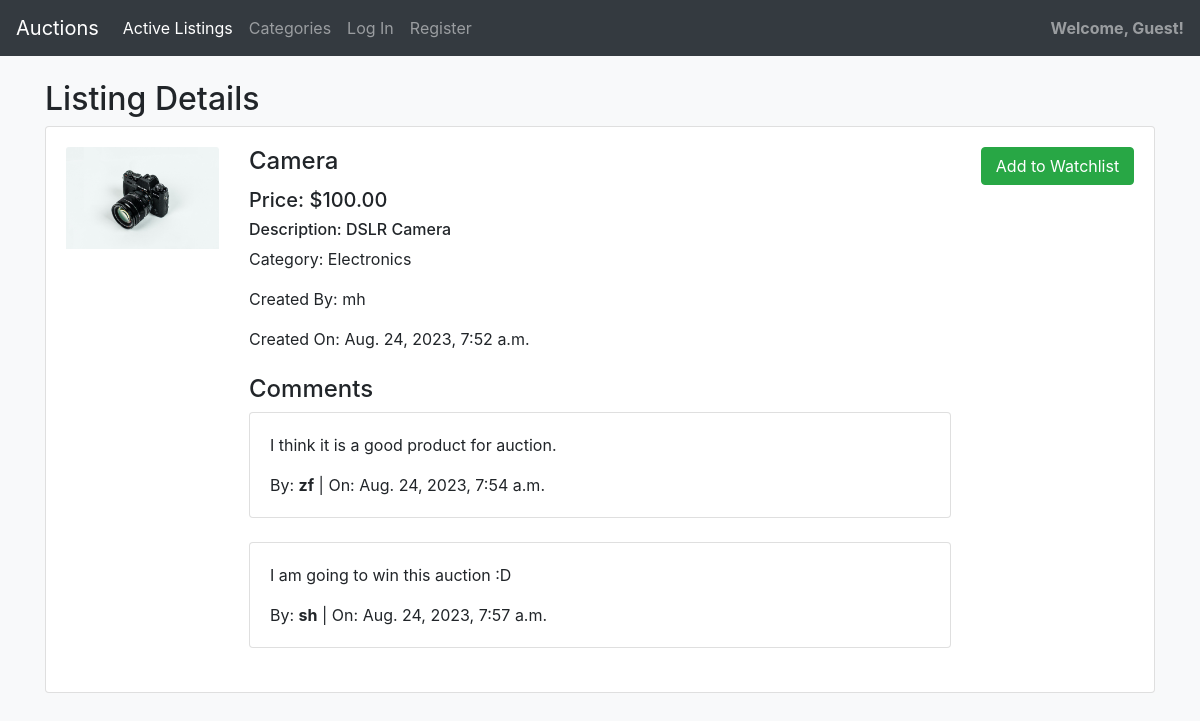
/listing/1, run on the app's committed database.
### auctions/models.py (models this page shows, shortened)
class Listing(models.Model):
    title = models.CharField(max_length=64)
    description = models.TextField()
    starting_bid = models.DecimalField(max_digits=10, decimal_places=2)
    image_url = models.ImageField(null=True, blank=True, upload_to="images/")
    category = models.ForeignKey('Category', on_delete=models.CASCADE, related_name="listings")
    is_active = models.BooleanField(default=True)
    created_by = models.ForeignKey(User, on_delete=models.CASCADE, related_name="listings")
    created_on = models.DateTimeField(auto_now_add=True)

class Category(models.Model):
    category = models.CharField(max_length=64)
    def __str__(self):
        return f"{self.category}"

class User(AbstractUser):
    pass

class Comment(models.Model):
    listing = models.ForeignKey(Listing, on_delete=models.CASCADE, related_name="comments")
    commenter = models.ForeignKey(User, on_delete=models.CASCADE, related_name="comments")
    comment = models.TextField()
    created = models.DateTimeField(auto_now_add=True)

### auctions/views.py (the view, shortened to what this page needs)
# urls.py: path("listing/<int:listing_id>", views.listing, name="listing"),
def listing(request, listing_id):
    listing = get_object_or_404(Listing, pk=listing_id)
    bids = Bid.objects.filter(listing=listing)
    if bids:
        current_bid = bids.last().bid
        highest_bid = Bid.objects.filter(listing=listing).order_by('-bid')[0].bid
        highest_bidder = Bid.objects.filter(listing=listing).order_by('-bid')[0].bidder
        total_bids = Bid.objects.filter(listing=listing).count()
    else:
        current_bid = 0
        highest_bid = 0
        highest_bidder = "No bidder yet."
        total_bids = 0
    comments = Comment.objects.filter(listing=listing)
    is_in_watchlist = False
    watchlist_count = 0  # Default value for unauthenticated users
    if request.user.is_authenticated:
        is_in_watchlist = Watchlist.objects.filter(listing=listing, watcher=request.user).exists()
        watchlist_count = Watchlist.objects.filter(watcher=request.user).count()
    winning_message = None
    winning_username = None
    winner = Winner.objects.filter(listing=listing)
    if winner.exists() and winner[0].winner == request.user:
        winning_message = "Congratulations! You won this listing."
        winning_username = winner[0].winner.username
    elif winner.exists() and winner[0].winner != request.user:
        winning_message = "Sorry, you didn't win this listing."
        winning_username = winner[0].winner.username
        if listing.created_by == request.user:
            winning_message = "You created this listing."
            winning_username = winner[0].winner.username
    if listing.created_by == request.user:
        is_creator = True
    else:
        is_creator = False
    context = {
        "listing": listing,
        "bids": bids,
        "current_bid": current_bid,
        "highest_bid": highest_bid,
        "highest_bidder": highest_bidder,
        "total_bids": total_bids,
        "comments": comments,
        "is_in_watchlist": is_in_watchlist,
        "watchlist_count": watchlist_count,
        "winning_message": winning_message,
        "winning_username": winning_username,
        "is_creator": is_creator,
    }
    return render(request, "auctions/listing.html", context)

### auctions/templates/auctions/listing.html (shortened to what this page needs)
{% extends "auctions/layout.html" %}
{% block body %}
<h2>Listing Details</h2>
<div class="card">
    <div class="card-body">
        <div class="row">
            <div class="col-md-2">
                {% if listing.image_url %}
                <img src="{{ listing.image_url.url }}" class="card-img-top" alt="listing image" width="100px">
                {% else %}
                <img src="#" class="card-img-top" alt="No image available" width="100px">
                {% endif %}
            </div>
            <div class="col-md-8">
                <div class="row">
                    <div class="col-md-12">
                        <h4 class="card-title">{{ listing.title }}</h4>
                        <h5 class="card-text">Price: ${{ listing.starting_bid }}</h5>
                        <h6 class="card-text">Description: {{ listing.description }}</h6>
                        <p class="card-text">Category: {{ listing.category }}</p>
                        <p class="card-text">Created By: {{ listing.created_by }}</p>
                        <p class="card-text">Created On: {{ listing.created_on }}</p>
                    </div>
                </div>
                <br>
                <div class="row">
                    <div class="col-md-12">
                        <h4>Comments</h4>
                        {% if comments %}
                        {% for comment in comments %}
                        <div class="card">
                            <div class="card-body">
                                <p class="card-text">{{ comment.comment }} </p>
                                <p class="card-text">By: <strong>{{ comment.commenter }}</strong> | On: {{ comment.created }}</p>
                            </div>
                        </div>
                        <br>
                        {% endfor %}
                        {% else %}
                        <p>No comments yet.</p>
                        {% endif %}
                    </div>
                </div>
            </div>
            <div class="col-md-2">
                {% if user.is_authenticated %}
                {% if not is_in_watchlist %}
                <a href="{% url 'add_to_watchlist' listing.id %}" class="btn btn-success btn-c">Add to Watchlist</a>
                {% else %}
                <a href="{% url 'remove_from_watchlist' listing.id %}" class="btn btn-danger btn-c">Remove from Watchlist</a>
                {% endif %}
                {% if is_creator == True %}
                <a href="{% url 'close_listing' listing.id %}" class="btn btn-danger btn-c">Close Listing</a>
                <a href="{% url 'edit_listing' listing.id %}" class="btn btn-success btn-c">Edit Listing</a>
                <a href="{% url 'delete_listing' listing.id %}" class="btn btn-danger btn-c">Delete Listing</a>
                {% endif %}
                {% else %}
                <a href="{% url 'login' %}" class="btn btn-success btn-c">Add to Watchlist</a>
                {% endif %}
            </div>
        </div>
    </div>
</div>
{% endblock %}

### auctions/static/auctions/styles.css (style rules this page uses)
body { background-color: #f8f9fa; }
.btn-c { display: block !important; margin-bottom: 10px !important; width: 100% !important; }

### data on the page
Listing: image_url (picture), title "Camera", starting_bid "100.00", description "DSLR Camera", category "Electronics", created_by "mh", created_on "Aug. 24, 2023, 7:52 a.m."
Comment: comment "I think it is a good product for auction.", commenter "zf", created "Aug. 24, 2023, 7:54 a.m."
Comment: comment "I am going to win this auction :D", commenter "sh", created "Aug. 24, 2023, 7:57 a.m."
